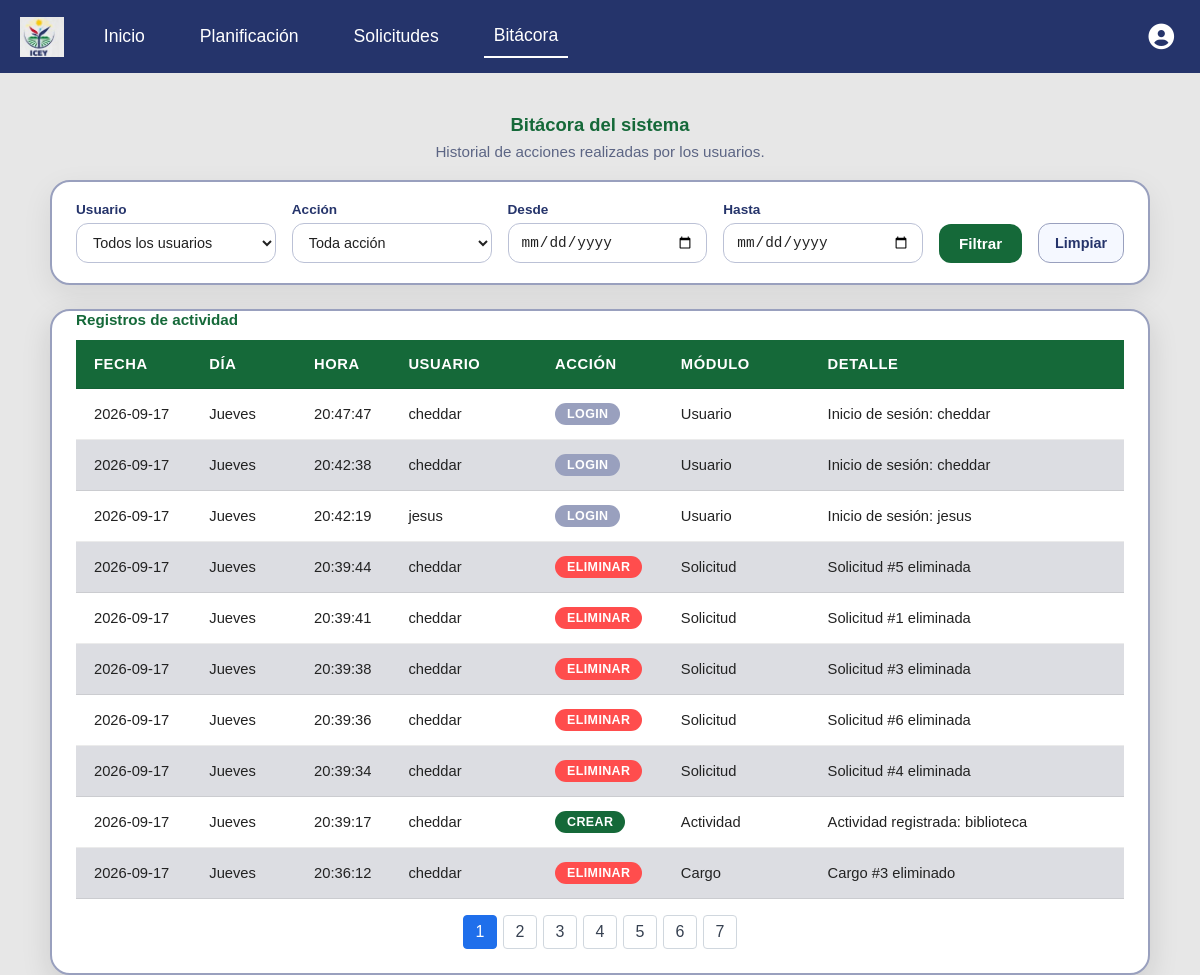
/bitacora.php (signed in), run on the app's committed database.
### tables this page shows
CREATE TABLE `bitacora` (
  `id` int(10) NOT NULL,
  `nom_dia` varchar(15) NOT NULL,
  `fecha` date NOT NULL,
  `hora` time NOT NULL,
  `id_usu` int(10) NOT NULL,
  `accion` varchar(30) NOT NULL,
  `descripcion` varchar(50) NOT NULL,
  `detalle` text NOT NULL
);

CREATE TABLE `usuario` (
  `id` int(10) NOT NULL,
  `nombre` varchar(15) NOT NULL,
  `clave` varchar(255) NOT NULL,
  `telefono` varchar(15) DEFAULT NULL,
  `id_empleado` int(11) DEFAULT NULL,
  `rol` enum('administrador','usuario') NOT NULL DEFAULT 'usuario'
);

### modelos/modelo_bitacora.php (called while the page is built, shortened)
<?php
function obtener_bitacora($conex, $filtros = []) {
    $params = [];
    $sql = "SELECT b.id, b.nom_dia, b.fecha, b.hora, b.id_usu, b.accion, b.descripcion, b.detalle,
                   u.nombre AS nombre_usuario
            FROM bitacora b
            INNER JOIN usuario u ON u.id = b.id_usu";
    $sql .= " ORDER BY b.fecha DESC, b.hora DESC, b.id DESC";
    try {
        $stmt = $conex->prepare($sql);
        $stmt->execute($params);
        return $stmt->fetchAll(PDO::FETCH_ASSOC);
    } catch (PDOException $e) {
        error_log("Fallo al consultar bitácora: " . $e->getMessage());
        return [];
    }
}
?>

### src/bitacora.php (the view, shortened to what this page needs)
<?php
require_once __DIR__ . '/../modelos/modelo_bitacora.php';
$conex = Conexion::conectar();
$filtros = [
    'id_usu'      => $_GET['id_usu']      ?? '',
    'accion'      => $_GET['accion']      ?? '',
    'fecha_desde' => $_GET['fecha_desde'] ?? '',
    'fecha_hasta' => $_GET['fecha_hasta'] ?? '',
];
$registros = obtener_bitacora($conex, $filtros);
$registrosPorPagina = 10;
$paginaActual = max(1, intval($_GET['page'] ?? 1));
$totalPaginas = max(1, (int)ceil(count($registros) / $registrosPorPagina));
$paginaActual = min($paginaActual, $totalPaginas);
$registros = array_slice($registros, ($paginaActual - 1) * $registrosPorPagina, $registrosPorPagina);
?>
<!DOCTYPE html>
<html lang="es">
<head>
    <link rel="stylesheet" href="./css/main.css">
    <link rel="stylesheet" href="./css/bitacora.css">
    <link rel="stylesheet" href="https://cdnjs.cloudflare.com/ajax/libs/font-awesome/6.5.1/css/all.min.css">
</head>
<body>
<?php require_once __DIR__ . '/../include/header.php'; ?>
<main class="container__bitacora">
    <h1 class="bitacora__title">Bitácora del sistema</h1>
    <p class="bitacora__subtitle">Historial de acciones realizadas por los usuarios.</p>
    <form method="GET" action="bitacora.php" class="bitacora__filtros">
        <div class="campo">
            <label for="id_usu">Usuario</label>
            <select name="id_usu" id="id_usu">
                <option value="">Todos los usuarios</option>
            </select>
        </div>
        <div class="campo">
            <label for="accion">Acción</label>
            <select name="accion" id="accion">
                <option value="">Toda acción</option>
            </select>
        </div>
        <div class="campo">
            <label for="fecha_desde">Desde</label>
            <input type="date" name="fecha_desde" id="fecha_desde" value="<?= htmlspecialchars($filtros['fecha_desde']) ?>">
        </div>
        <div class="campo">
            <label for="fecha_hasta">Hasta</label>
            <input type="date" name="fecha_hasta" id="fecha_hasta" value="<?= htmlspecialchars($filtros['fecha_hasta']) ?>">
        </div>
        <button type="submit">Filtrar</button>
        <a href="bitacora.php" class="bitacora__limpiar">Limpiar</a>
    </form>
    <div class="tabla__container bitacora__tabla-wrap">
        <table class="bitacora__tabla">
            <caption class="tabla-planificacion__caption">Registros de actividad</caption>
            <thead>
                <tr>
                    <th class="col-fecha">Fecha</th>
                    <th class="col-dia">Día</th>
                    <th class="col-hora">Hora</th>
                    <th class="col-usuario">Usuario</th>
                    <th class="col-accion">Acción</th>
                    <th class="col-modulo">Módulo</th>
                    <th class="col-detalle">Detalle</th>
                </tr>
            </thead>
            <tbody>
                <?php if (empty($registros)): ?>
                    <tr>
                        <td colspan="7" class="bitacora__vacio">No hay registros de bitácora para los filtros seleccionados.</td>
                    </tr>
                <?php else: ?>
                    <?php foreach ($registros as $r):
                        $accionClase = match (strtolower($r['accion'])) {
                            'crear'    => 'bitacora__badge--crear',
                            'editar'   => 'bitacora__badge--editar',
                            'eliminar' => 'bitacora__badge--eliminar',
                            'login'    => 'bitacora__badge--login',
                            default    => 'bitacora__badge--login',
                        };
                    ?>
                        <tr>
                            <td data-label="Fecha"><?= htmlspecialchars($r['fecha']) ?></td>
                            <td data-label="Día"><?= htmlspecialchars($r['nom_dia']) ?></td>
                            <td data-label="Hora"><?= htmlspecialchars($r['hora']) ?></td>
                            <td data-label="Usuario"><?= htmlspecialchars($r['nombre_usuario']) ?></td>
                            <td data-label="Acción">
                                <span class="bitacora__badge <?= $accionClase ?>"><?= htmlspecialchars($r['accion']) ?></span>
                            </td>
                            <td data-label="Módulo"><?= htmlspecialchars($r['descripcion']) ?></td>
                            <td data-label="Detalle"><?= htmlspecialchars($r['detalle']) ?></td>
                        </tr>
                    <?php endforeach; ?>
                <?php endif; ?>
            </tbody>
        </table>
        <?php if ($totalPaginas > 1): ?>
            <nav class="paginacion" aria-label="Páginas de bitácora">
                <?php for ($pagina = 1; $pagina <= $totalPaginas; $pagina++): ?>
                    <?php $parametrosPagina = array_merge($filtros, ['page' => $pagina]); ?>
                    <a href="?<?php echo htmlspecialchars(http_build_query($parametrosPagina), ENT_QUOTES, 'UTF-8'); ?>"
                       class="paginacion__pagina<?php echo $pagina === $paginaActual ? ' activa' : ''; ?>"
                       <?php echo $pagina === $paginaActual ? 'aria-current="page"' : ''; ?>>
                        <?php echo $pagina; ?>
                    </a>
                <?php endfor; ?>
            </nav>
        <?php endif; ?>
    </div>
</main>
</body>
</html>

### include/header.php (shortened to what this page needs)
<header>
<?php
$current = basename($_SERVER['PHP_SELF'] ?? '');
$inicioActive = in_array($current, ['main2.php', 'main.html'], true);
$planActive = $current === 'index.php';
$bitacoraActive = $current === 'bitacora.php';
$esAdmin = isset($_SESSION['user_rol']) && $_SESSION['user_rol'] === 'administrador';
?>
<nav>
    <img src="./assets/image.png" alt="Logo" class="nav__logo">
    <div class="nav__links">
        <a href="main2.php" class="nav__link<?= $inicioActive ? ' active' : '' ?>">Inicio</a>
        <a href="index.php" class="nav__link<?= $planActive ? ' active' : '' ?>">Planificación</a>
        <a href="solicitud.php" class="nav__link<?= $current === 'solicitud.php' ? ' active' : '' ?>">Solicitudes</a>
        <?php if ($esAdmin): ?>
            <a href="bitacora.php" class="nav__link<?= $bitacoraActive ? ' active' : '' ?>">Bitácora</a>
        <?php endif; ?>
                <div class="nav__user">
                    <button id="userMenuButton" class="nav__user-btn" aria-haspopup="true" aria-expanded="false" title="Usuario" type="button">
                        <i class="fas fa-user-circle"></i>
                    </button>
                </div>
            </div>
        </nav>
    </header>

### src/css/main.css (style rules this page uses)
.paginacion { display: flex; justify-content: center; gap: 6px; margin-top: 16px; }
.paginacion__pagina { display: inline-flex; align-items: center; justify-content: center; min-width: 34px; height: 34px; padding: 0 8px; border: 1px solid #d0d7de; border-radius: 4px; background: #fff; color: #374151; cursor: pointer; font: inherit; text-decoration: none; }
.paginacion__pagina:hover, .paginacion__pagina.activa { background: #1f6feb; border-color: #1f6feb; color: #fff; }
* { margin: 0; padding: 0; box-sizing: border-box; }
html, body { box-sizing: border-box; margin: 0; background-color: #e7e7e7; font-family: sans-serif; }
header nav { display: flex; width: 100%; padding: 15px 0px; background-color: #25346b; color: white; align-items: center; }
.nav__logo { height: 40px; margin-left: 20px; margin-right: 20px; }
.nav__links { display: flex; align-items: center; gap: 15px; flex: 1; }
.nav__links a { text-decoration: none; color: white; padding: 10px; font-size: 1.1em; margin: 0 10px; }
.nav__link.active { border-bottom: 2px solid white; }
.nav__user { position: relative; margin-left: auto; margin-right: 20px; }
.nav__user-btn { background: transparent; border: none; color: white; cursor: pointer; font-size: 1.6rem; padding: 6px; display: flex; align-items: center; }
.tabla__container { display: block; margin: 0 auto; height: auto; width: 100%; max-width: 100%; background-color: #ffffff; box-shadow: 0px 10px 30px rgba(0, 0, 0, 0.12); padding: 0px 24px 24px; border-radius: 20px; margin-top: 15px; border: 2px solid #99a0be; overflow-x: auto; }
td, th { padding: 12px 14px; border-bottom: 1px solid rgba(0, 0, 0, 0.08); word-break: break-word; white-space: normal; overflow-wrap: anywhere; }
.tabla-planificacion__caption { caption-side: top; text-align: left; font-size: 0.95rem; font-weight: 700; color: #156939; margin-bottom: 12px; }
thead th { padding: 16px 18px; text-align: left; color: white; background-color: #156939; font-weight: 700; text-transform: uppercase; letter-spacing: 0.04em; }
td, th { padding: 16px 18px; border-bottom: 1px solid rgba(0, 0, 0, 0.08); }
tr { background-color: #ffffff; }
tbody tr:nth-child(even) { background-color: #dcdde2; }

### data on the page
bitacora: fecha "2026-09-17", nom_dia "Jueves", hora "20:47:47", id_usu.nombre "cheddar", accion "LOGIN", descripcion "Usuario", detalle "Inicio de sesión: cheddar"
bitacora: fecha "2026-09-17", nom_dia "Jueves", hora "20:42:38", id_usu.nombre "cheddar", accion "LOGIN", descripcion "Usuario", detalle "Inicio de sesión: cheddar"
bitacora: fecha "2026-09-17", nom_dia "Jueves", hora "20:42:19", id_usu.nombre "jesus", accion "LOGIN", descripcion "Usuario", detalle "Inicio de sesión: jesus"
bitacora: fecha "2026-09-17", nom_dia "Jueves", hora "20:39:44", id_usu.nombre "cheddar", accion "ELIMINAR", descripcion "Solicitud", detalle "Solicitud #5 eliminada"
bitacora: fecha "2026-09-17", nom_dia "Jueves", hora "20:39:41", id_usu.nombre "cheddar", accion "ELIMINAR", descripcion "Solicitud", detalle "Solicitud #1 eliminada"
bitacora: fecha "2026-09-17", nom_dia "Jueves", hora "20:39:38", id_usu.nombre "cheddar", accion "ELIMINAR", descripcion "Solicitud", detalle "Solicitud #3 eliminada"
bitacora: fecha "2026-09-17", nom_dia "Jueves", hora "20:39:36", id_usu.nombre "cheddar", accion "ELIMINAR", descripcion "Solicitud", detalle "Solicitud #6 eliminada"
bitacora: fecha "2026-09-17", nom_dia "Jueves", hora "20:39:34", id_usu.nombre "cheddar", accion "ELIMINAR", descripcion "Solicitud", detalle "Solicitud #4 eliminada"
bitacora: fecha "2026-09-17", nom_dia "Jueves", hora "20:39:17", id_usu.nombre "cheddar", accion "CREAR", descripcion "Actividad", detalle "Actividad registrada: biblioteca"
bitacora: fecha "2026-09-17", nom_dia "Jueves", hora "20:36:12", id_usu.nombre "cheddar", accion "ELIMINAR", descripcion "Cargo", detalle "Cargo #3 eliminado"
